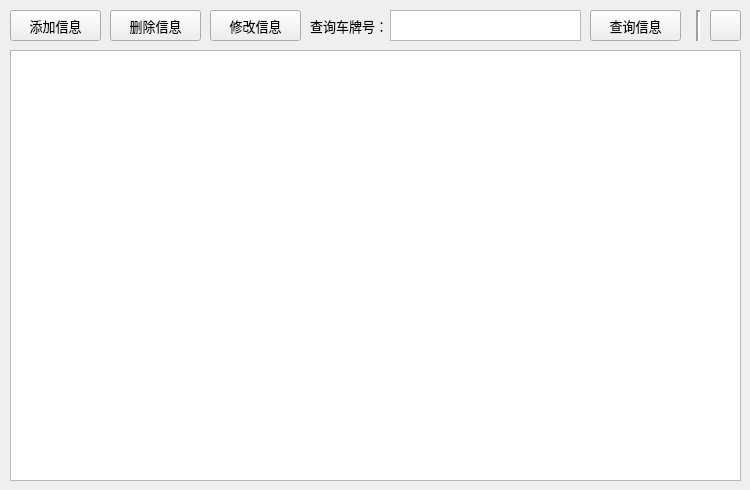
<?xml version="1.0" encoding="UTF-8"?>
<ui version="4.0">
 <class>ParkUserInfo</class>
 <widget class="QWidget" name="ParkUserInfo">
  <property name="geometry">
   <rect>
    <x>0</x>
    <y>0</y>
    <width>750</width>
    <height>490</height>
   </rect>
  </property>
  <property name="sizePolicy">
   <sizepolicy hsizetype="Fixed" vsizetype="Fixed">
    <horstretch>0</horstretch>
    <verstretch>0</verstretch>
   </sizepolicy>
  </property>
  <property name="maximumSize">
   <size>
    <width>750</width>
    <height>490</height>
   </size>
  </property>
  <property name="windowTitle">
   <string>Form</string>
  </property>
  <widget class="QWidget" name="widget" native="true">
   <property name="geometry">
    <rect>
     <x>10</x>
     <y>10</y>
     <width>731</width>
     <height>31</height>
    </rect>
   </property>
   <property name="font">
    <font>
     <pointsize>10</pointsize>
    </font>
   </property>
   <widget class="QPushButton" name="pushButtonAdd">
    <property name="geometry">
     <rect>
      <x>0</x>
      <y>0</y>
      <width>91</width>
      <height>31</height>
     </rect>
    </property>
    <property name="text">
     <string>添加信息</string>
    </property>
    <property name="icon">
     <iconset resource="images/myimages.qrc">
      <normaloff>:/new/imgsrc/form_add.png</normaloff>:/new/imgsrc/form_add.png</iconset>
    </property>
   </widget>
   <widget class="QPushButton" name="pushButtonDelete">
    <property name="geometry">
     <rect>
      <x>100</x>
      <y>0</y>
      <width>91</width>
      <height>31</height>
     </rect>
    </property>
    <property name="text">
     <string>删除信息</string>
    </property>
    <property name="icon">
     <iconset resource="images/myimages.qrc">
      <normaloff>:/new/imgsrc/form_delete.png</normaloff>:/new/imgsrc/form_delete.png</iconset>
    </property>
   </widget>
   <widget class="QPushButton" name="pushButtonUpdete">
    <property name="geometry">
     <rect>
      <x>200</x>
      <y>0</y>
      <width>91</width>
      <height>31</height>
     </rect>
    </property>
    <property name="text">
     <string>修改信息</string>
    </property>
    <property name="icon">
     <iconset resource="images/myimages.qrc">
      <normaloff>:/new/imgsrc/form_edit.png</normaloff>:/new/imgsrc/form_edit.png</iconset>
    </property>
   </widget>
   <widget class="QLabel" name="label">
    <property name="geometry">
     <rect>
      <x>300</x>
      <y>0</y>
      <width>81</width>
      <height>31</height>
     </rect>
    </property>
    <property name="text">
     <string>查询车牌号：</string>
    </property>
   </widget>
   <widget class="QTextEdit" name="textEdit">
    <property name="geometry">
     <rect>
      <x>380</x>
      <y>0</y>
      <width>191</width>
      <height>31</height>
     </rect>
    </property>
    <property name="font">
     <font>
      <pointsize>12</pointsize>
     </font>
    </property>
   </widget>
   <widget class="QPushButton" name="pushButtonSelect">
    <property name="geometry">
     <rect>
      <x>580</x>
      <y>0</y>
      <width>91</width>
      <height>31</height>
     </rect>
    </property>
    <property name="text">
     <string>查询信息</string>
    </property>
    <property name="icon">
     <iconset resource="images/myimages.qrc">
      <normaloff>:/new/imgsrc/menu_timing.png</normaloff>:/new/imgsrc/menu_timing.png</iconset>
    </property>
   </widget>
   <widget class="QToolButton" name="toolButton">
    <property name="geometry">
     <rect>
      <x>700</x>
      <y>0</y>
      <width>31</width>
      <height>31</height>
     </rect>
    </property>
    <property name="toolTip">
     <string>刷新内容</string>
    </property>
    <property name="text">
     <string/>
    </property>
    <property name="icon">
     <iconset resource="images/myimages.qrc">
      <normaloff>:/new/imgsrc/re.png</normaloff>:/new/imgsrc/re.png</iconset>
    </property>
   </widget>
   <widget class="Line" name="line">
    <property name="geometry">
     <rect>
      <x>680</x>
      <y>0</y>
      <width>16</width>
      <height>31</height>
     </rect>
    </property>
    <property name="lineWidth">
     <number>2</number>
    </property>
    <property name="orientation">
     <enum>Qt::Vertical</enum>
    </property>
   </widget>
  </widget>
  <widget class="QWidget" name="widget_2" native="true">
   <property name="geometry">
    <rect>
     <x>10</x>
     <y>50</y>
     <width>731</width>
     <height>431</height>
    </rect>
   </property>
   <widget class="QTableView" name="tableView">
    <property name="geometry">
     <rect>
      <x>0</x>
      <y>0</y>
      <width>731</width>
      <height>431</height>
     </rect>
    </property>
    <property name="sizePolicy">
     <sizepolicy hsizetype="Fixed" vsizetype="Fixed">
      <horstretch>0</horstretch>
      <verstretch>0</verstretch>
     </sizepolicy>
    </property>
    <property name="maximumSize">
     <size>
      <width>731</width>
      <height>431</height>
     </size>
    </property>
    <property name="font">
     <font>
      <family>新宋体</family>
      <pointsize>12</pointsize>
     </font>
    </property>
    <property name="midLineWidth">
     <number>1</number>
    </property>
   </widget>
  </widget>
 </widget>
 <resources>
  <include location="images/myimages.qrc"/>
 </resources>
 <connections/>
</ui>
